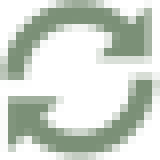
#> input picture share/qt/img/sync.png, 20 x 20 px (shown 8 times larger)
$ python make_spinner.py   (older library calls are emulated)
#> lines starting #> are read from the running program, lines starting #| are printed output that depends on the picture
#!/usr/bin/env python
# W.J. van der Laan, 2011
# Make spinning .mng animation from a .png
# Requires imagemagick 6.7+
from __future__ import division
from os import path
from PIL import Image
from subprocess import Popen

SRC='img/sync.png'
DST='../../src/qt/res/movies/update_spinner.mng'
TMPDIR='/tmp'
TMPNAME='tmp-%03i.png'
NUMFRAMES=35
FRAMERATE=10.0
CONVERT='convert'
CLOCKWISE=True
DSIZE=(20,20)

im_src = Image.open(SRC)
#> im_src is the input picture: PIL image 20x20 RGBA; mean R, G, B, A 130.9, 150.7, 127.2, 96.4

if CLOCKWISE:
    im_src = im_src.transpose(Image.FLIP_LEFT_RIGHT)
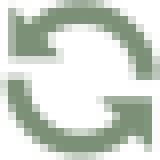
#> im_src: PIL image 20x20 RGBA (shown 8 times larger); mean R, G, B, A 130.9, 150.7, 127.2, 96.4; transparent parts drawn white

def frame_to_filename(frame):
    return path.join(TMPDIR, TMPNAME % frame)

frame_files = []
for frame in xrange(NUMFRAMES):
    rotation = (frame + 0.5) / NUMFRAMES * 360.0
    if CLOCKWISE:
        rotation = -rotation
    im_new = im_src.rotate(rotation, Image.BICUBIC)
    im_new.thumbnail(DSIZE, Image.ANTIALIAS)
    outfile = frame_to_filename(frame)
    im_new.save(outfile, 'png')
    frame_files.append(outfile)
#> this loop made 35 passes
#> pass 1, `im_new = im_src.rotate(rotation, Image.BICUBIC)`:
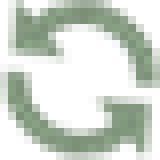
#> im_new: PIL image 20x20 RGBA (shown 8 times larger); mean R, G, B, A 74.3, 87.9, 71.5, 96.4; transparent parts drawn white
#> pass 2, `im_new = im_src.rotate(rotation, Image.BICUBIC)`:
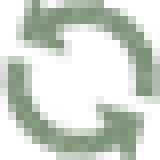
#> im_new: PIL image 20x20 RGBA (shown 8 times larger); mean R, G, B, A 71.8, 85.4, 69.1, 95.1; transparent parts drawn white
#> pass 3, `im_new = im_src.rotate(rotation, Image.BICUBIC)`:
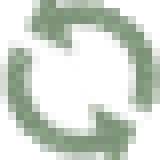
#> im_new: PIL image 20x20 RGBA (shown 8 times larger); mean R, G, B, A 70.6, 82.9, 68.4, 92.8; transparent parts drawn white
#> after the loop:
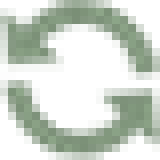
#> im_new: PIL image 20x20 RGBA (shown 8 times larger); mean R, G, B, A 76.7, 90.4, 73.6, 96.7; transparent parts drawn white
#> after the loop, frame_files = 35 items, first 6: '/tmp/tmp-000.png', '/tmp/tmp-001.png', '/tmp/tmp-002.png', '/tmp/tmp-003.png', '/tmp/tmp-004.png', '/tmp/tmp-005.png'

p = Popen([CONVERT, "-delay", str(FRAMERATE), "-dispose", "2"] + frame_files + [DST])
p.communicate()
